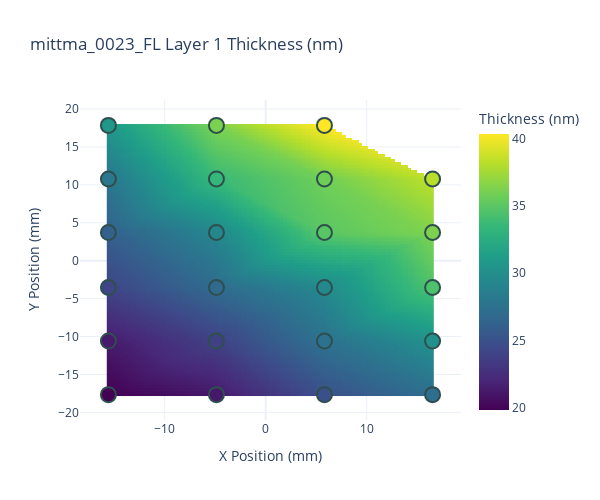
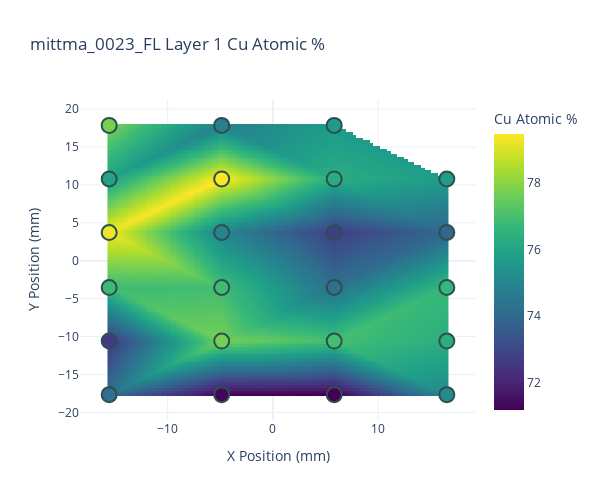
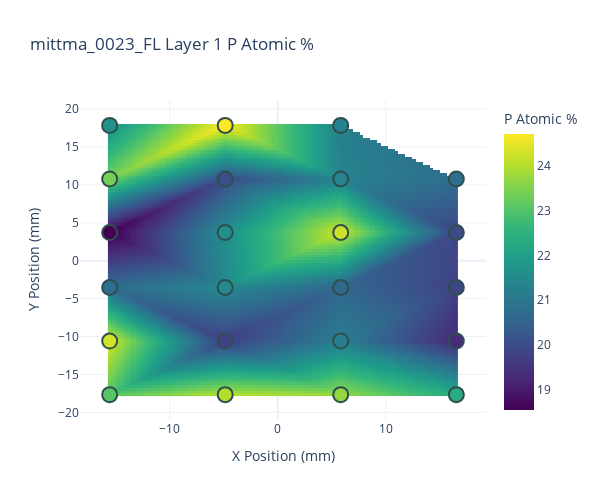
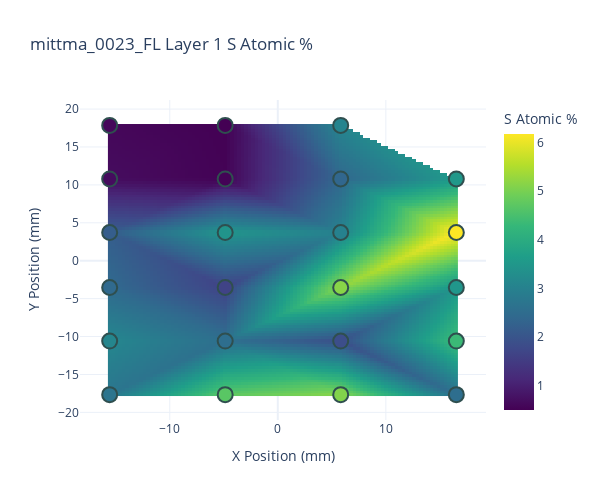

Source (notebook cell) for these figures, in order:
### Markdown cell above
#### plot a heatmap for each single sample

### Code cell
#plot for single samples
os.makedirs(os.path.join(folder,"plots"), exist_ok=True)
datatypes=["Layer 1 Thickness (nm)", "Layer 1 Cu Atomic %", "Layer 1 P Atomic %", "Layer 1 S Atomic %"] 
#exclude= ['-16.14,-18.24']

for i in range(len(datas)): 
    for datatype in datatypes:
        savepath = os.path.join(folder,"plots", f"{sample}_{pos[i]} {datatype}.png")
        new_heatmap(datatype, data=datas[i], title = f"{sample}_{pos[i]} {datatype}",
        savepath=savepath,
        exclude =list_to_exclude
        )
